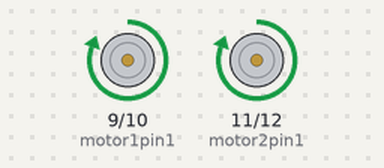
Simulated run of this sketch. Board: Arduino Uno, built with avr-gcc and run on an emulated ATmega328P. On the bench: motor-driver pin pairs drawn as motors (green arrow = first pin HIGH = forward, orange = second pin HIGH = backward, longer = more drive).

Above: at 6.0 s.
At 8.0 s:
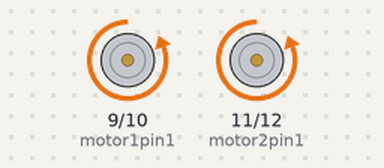
Timing chart, 0 to 10.2 s (numbered marks = the images above):
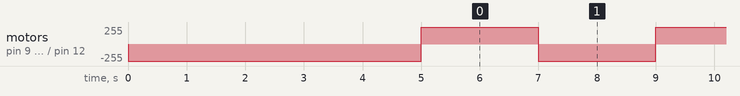

The sketch:

L298N.ino
```cpp
//Declares variables used to declare the pinmode
#define motor1pin1 9
#define motor1pin2 10
#define motor2pin1 11
#define motor2pin2 12

void setup() {
  // Declares the pin mode of each pin
  pinMode(motor1pin1, OUTPUT);
  pinMode(motor1pin2, OUTPUT);
  pinMode(motor2pin1, OUTPUT);
  pinMode(motor2pin2, OUTPUT);
//Pulls the actuator in for 5 seconds
  digitalWrite(motor1pin1, LOW);
  digitalWrite(motor1pin2, HIGH);
  digitalWrite(motor2pin1, LOW);
  digitalWrite(motor2pin2, HIGH);
  delay(5000);

}

void loop() {
  // Pushes Actuator out for 2 seconds
  digitalWrite(motor1pin1, HIGH);
  digitalWrite(motor1pin2, LOW);

  digitalWrite(motor2pin1, HIGH);
  digitalWrite(motor2pin2, LOW);
  delay(2000);

//Pulls the actuator in for 2 seconds
  digitalWrite(motor1pin1, LOW);
  digitalWrite(motor1pin2, HIGH);

  digitalWrite(motor2pin1, LOW);
  digitalWrite(motor2pin2, HIGH);
  delay(2000);
}
```

Measured:
- by itself, motor on pin 9 (motor1pin1) / pin 10 (motor1pin2), motor on pin 11 (motor2pin1) / pin 12 (motor2pin2): repeats every 4.0 s: forward 255/255 2.0 s, backward 255/255 2.0 s
